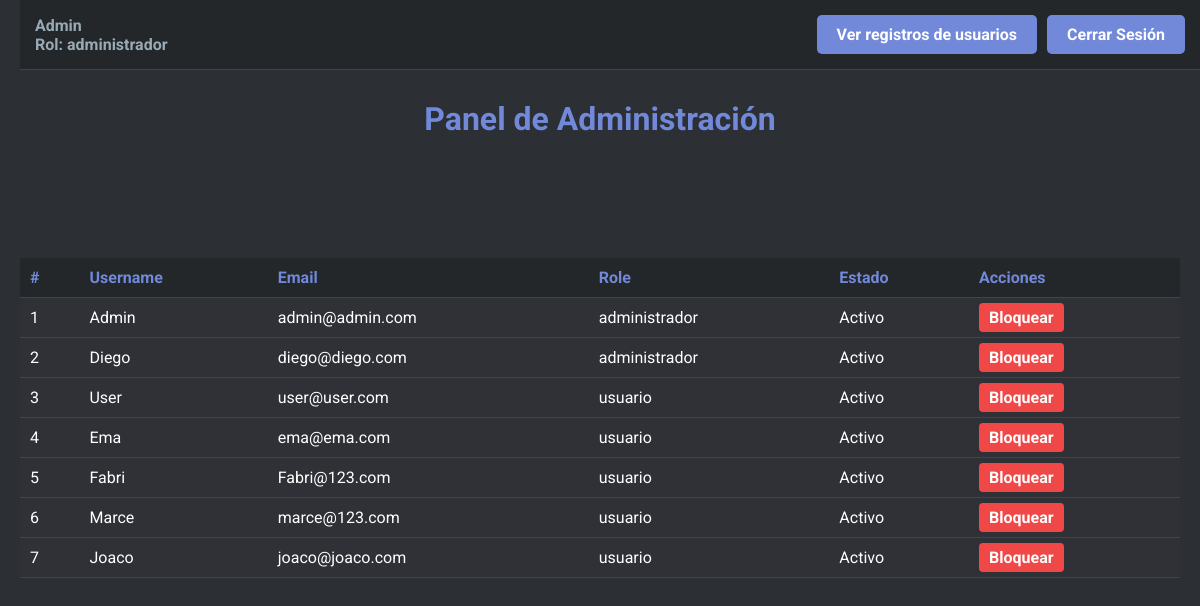
/admin_dashboard.php (signed in), run on an earlier commit of the app's database.
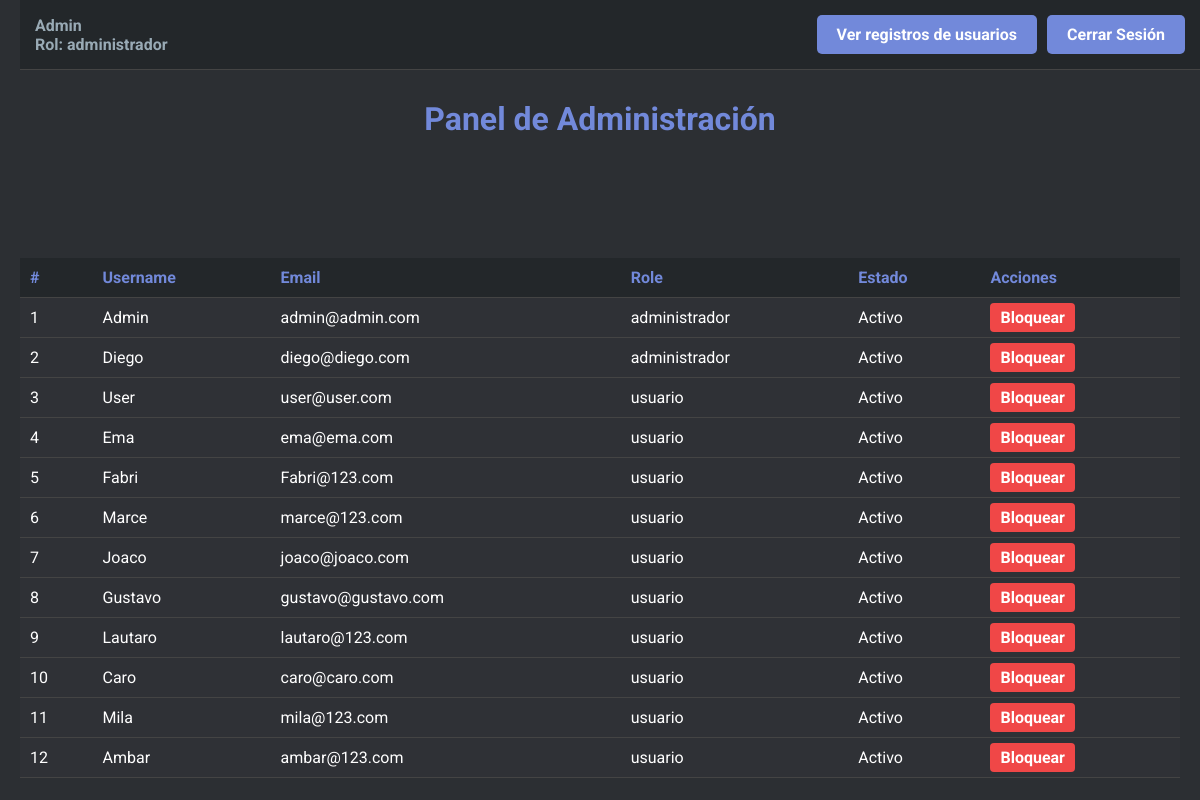
And on a later commit of the database.
### tables this page shows
CREATE TABLE `users` (
  `id` int(11) NOT NULL,
  `username` varchar(50) NOT NULL,
  `email` varchar(100) NOT NULL,
  `password` varchar(255) NOT NULL,
  `role` enum('usuario','administrador') DEFAULT 'usuario',
  `created_at` timestamp NOT NULL DEFAULT current_timestamp(),
  `is_active` tinyint(1) DEFAULT 1,
  `failed_attempts` int(11) DEFAULT 0,
  `last_attempt` timestamp NULL DEFAULT NULL,
  `security_question_1` varchar(255) DEFAULT NULL,
  `security_question_2` varchar(255) DEFAULT NULL,
  `security_question_3` varchar(255) DEFAULT NULL
);

### admin_dashboard.php (the view, shortened to what this page needs)
<?php
include 'db.php';
$stmt = $pdo->query("SELECT id, username, email, is_active, role FROM users");
$users = $stmt->fetchAll(PDO::FETCH_ASSOC);
?>
<!DOCTYPE html>
<html lang="es">
<head>
</head>
<body>
    <header class="header">
        <div class="user-info">
            <?php echo htmlspecialchars($_SESSION['username']); ?><br>
            Rol: <?php echo htmlspecialchars($_SESSION['role']); ?>
        </div>
        <div class="buttons">
            <a href="log.php">Ver registros de usuarios</a>
            <a href="logout.php">Cerrar Sesión</a>
        </div>
    </header>
    <h1>Panel de Administración</h1>
    <div class="table-container">
        <table>
            <thead>
                <tr>
                    <th>#</th>
                    <th>Username</th>
                    <th>Email</th>
                    <th>Role</th>
                    <th>Estado</th>
                    <th>Acciones</th>
                </tr>
            </thead>
            <tbody>
                <?php foreach ($users as $user): ?>
                    <tr>
                        <td><?php echo htmlspecialchars($user['id']); ?></td>
                        <td><?php echo htmlspecialchars($user['username']); ?></td>
                        <td><?php echo htmlspecialchars($user['email']); ?></td>
                        <td><?php echo htmlspecialchars($user['role']); ?></td>
                        <td><?php echo $user['is_active'] ? 'Activo' : 'Bloqueado'; ?></td>
                        <td>
                            <a href="admin_dashboard.php?toggle_active=1&id=<?php echo $user['id']; ?>"
                                class="<?php echo $user['is_active'] ? 'deactivate-btn' : 'activate-btn'; ?>">
                                <?php echo $user['is_active'] ? 'Bloquear' : 'Activar'; ?>
                            </a>
                        </td>
                    </tr>
                <?php endforeach; ?>
            </tbody>
        </table>
    </div>
</body>
</html>

### admin_dashboard.php (style rules this page uses)
body { font-family: 'Roboto', sans-serif; background-color: #2c2f33; color: #ffffff; margin: 0; padding: 20px; }
.header { background-color: #23272a; padding: 15px; display: flex; justify-content: space-between; align-items: center; position: fixed; top: 0; width: 100%; z-index: 10; border-bottom: 1px solid #444; box-sizing: border-box; }
h1 { text-align: center; color: #7289da; margin-top: 80px; }
.buttons { display: flex; gap: 10px; margin-right: 20px; }
.buttons a { display: inline-block; padding: 10px 20px; background-color: #7289da; color: #ffffff; text-decoration: none; border-radius: 5px; font-weight: bold; transition: background-color 0.3s; }
.user-info { font-size: 16px; font-weight: bold; color: #99aab5; }
.table-container { margin-top: 120px; }
table { width: 100%; border-collapse: collapse; background-color: #2f3136; color: #ffffff; }
th, td { padding: 10px; text-align: left; border-bottom: 1px solid #444; }
th { background-color: #23272a; color: #7289da; }
.deactivate-btn { padding: 5px 10px; color: #fff; background-color: #f04747; text-decoration: none; border-radius: 4px; font-weight: bold; transition: background-color 0.3s; }

What changed in the data, as far as the page shows it:
added users: id "8", username "Gustavo", email "gustavo@gustavo.com", role "usuario", is_active "Activo"
added users: id "9", username "Lautaro", email "lautaro@123.com", role "usuario", is_active "Activo"
added users: id "10", username "Caro", email "caro@caro.com", role "usuario", is_active "Activo"
added users: id "11", username "Mila", email "mila@123.com", role "usuario", is_active "Activo"
added users: id "12", username "Ambar", email "ambar@123.com", role "usuario", is_active "Activo"
